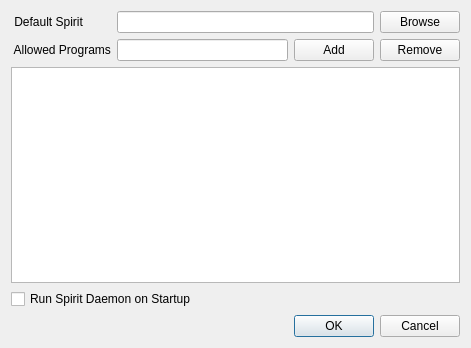
<?xml version="1.0" encoding="UTF-8"?>
<ui version="4.0">
 <class>settingsDialog</class>
 <widget class="QDialog" name="settingsDialog">
  <property name="geometry">
   <rect>
    <x>0</x>
    <y>0</y>
    <width>471</width>
    <height>348</height>
   </rect>
  </property>
  <property name="windowTitle">
   <string>Settings</string>
  </property>
  <layout class="QGridLayout" name="gridLayout_2">
   <item row="0" column="0">
    <layout class="QGridLayout" name="gridLayout">
     <item row="4" column="0">
      <widget class="QLabel" name="label">
       <property name="text">
        <string> Allowed Programs</string>
       </property>
      </widget>
     </item>
     <item row="4" column="1">
      <widget class="QLineEdit" name="lineEdit"/>
     </item>
     <item row="9" column="0" colspan="4">
      <widget class="QCheckBox" name="runOnStartupCheckbox">
       <property name="text">
        <string>Run Spirit Daemon on Startup</string>
       </property>
      </widget>
     </item>
     <item row="2" column="3">
      <widget class="QPushButton" name="selectDefaultSpiritBtn">
       <property name="text">
        <string>Browse</string>
       </property>
      </widget>
     </item>
     <item row="4" column="2">
      <widget class="QPushButton" name="addBtn">
       <property name="text">
        <string>Add</string>
       </property>
      </widget>
     </item>
     <item row="2" column="0">
      <widget class="QLabel" name="defaultSpiritLbl">
       <property name="text">
        <string> Default Spirit</string>
       </property>
      </widget>
     </item>
     <item row="4" column="3">
      <widget class="QPushButton" name="removeBtn">
       <property name="text">
        <string>Remove</string>
       </property>
      </widget>
     </item>
     <item row="2" column="1" colspan="2">
      <widget class="QLineEdit" name="defaultSpiritText"/>
     </item>
     <item row="5" column="0" colspan="4">
      <widget class="QTableView" name="allowedProgramsTbl"/>
     </item>
    </layout>
   </item>
   <item row="1" column="0">
    <widget class="QDialogButtonBox" name="buttonBox">
     <property name="orientation">
      <enum>Qt::Horizontal</enum>
     </property>
     <property name="standardButtons">
      <set>QDialogButtonBox::Cancel|QDialogButtonBox::Ok</set>
     </property>
    </widget>
   </item>
  </layout>
 </widget>
 <resources/>
 <connections>
  <connection>
   <sender>buttonBox</sender>
   <signal>accepted()</signal>
   <receiver>settingsDialog</receiver>
   <slot>accept()</slot>
   <hints>
    <hint type="sourcelabel">
     <x>248</x>
     <y>254</y>
    </hint>
    <hint type="destinationlabel">
     <x>157</x>
     <y>274</y>
    </hint>
   </hints>
  </connection>
  <connection>
   <sender>buttonBox</sender>
   <signal>rejected()</signal>
   <receiver>settingsDialog</receiver>
   <slot>reject()</slot>
   <hints>
    <hint type="sourcelabel">
     <x>316</x>
     <y>260</y>
    </hint>
    <hint type="destinationlabel">
     <x>286</x>
     <y>274</y>
    </hint>
   </hints>
  </connection>
 </connections>
</ui>
